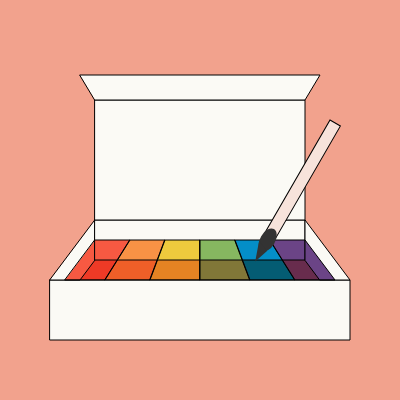
Frame 1 (no input)
Frame 60 (no input): identical to frame 1, image omitted
Frame 120 (the mouse pressed at the canvas centre since frame 60): identical to frame 1, image omitted

The p5.js sketch that drew this single still picture (run headless with seeded random() and noise() and a simulated clock; from frame 60 on, the mouse is pressed at the canvas centre):

// p5.js sketch
// ── sketch.js
/*
My Name.: Felicia Hertada
My partner’s name : Ireen
The object description : A rectangle white container that vertically opens upward. When you open the container, there are small rectangular divider/section along the edges of the bottom part of the container. Inside those containers are each different colors of watercolor paint. The colors go in the order of the rainbow. 
*/

//2D primitives
//fill() and blendMode()
//Translate(), Rotate(), Push(), Pop()

function setup() {
  createCanvas(400, 400);
  // canvas.parent('p5-container');
}

function draw() {
  background(242, 162, 141);
  
  let c1=color(251,250,245);//white color
  angleMode(DEGREES);
  
  fill(c1);
  //noStroke();
  
  rect (50,280,300,60);//below
  quad(50, 280, 80, 280, 95, 260,95, 220);//left
  rect (95,220,210,40);//above
  quad(320, 280, 350, 280, 305, 220,305, 260);//right
  
  //the inside
  push()
  blendMode(MULTIPLY);
  
  translate(200,240)
  
  fill (251, 91, 68)//red
  quad (-135,40,-95,40,-70,0,-105,0)
  
  fill (252, 149, 72)//orange
  quad (-95,40,-50,40,-35,0,-70,0)
  
  fill (242, 206, 63)//yellow
  quad (-50,40,0,40,0,0,-35,0,)
  
  fill (136, 187, 100)//green
  quad (0,40,50,40,35,0,0,0)
  
  fill (4, 145, 208)//blue
  quad (50,40,95,40,70,0,35,0)
  
  fill (109, 69, 139)//purple
  quad (95,40,135,40,105,0,70,0)
  pop()
  
  //the lid
  fill(c1)
  rect (95,100,210,120);
  quad (95,100,305,100,320,75,80,75)
  
  //brush (trying out rotate)
  translate (330,120)
  rotate (30)
  push()
  fill (247, 227, 219)
  rect (0,0,12,130)
  noStroke()
  fill (51) 

  ellipse (6,135,15,25,8)
  triangle (-1,140, 11,145,6,160)
  pop()

}
